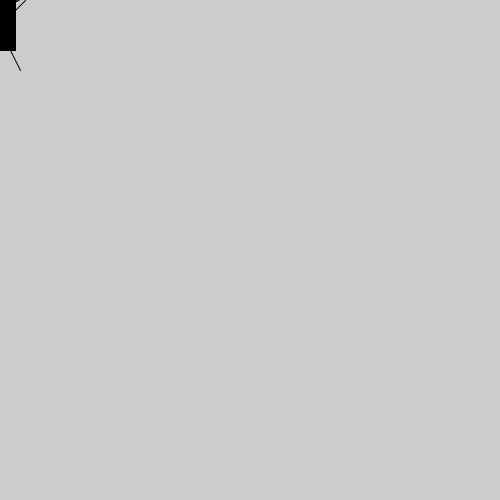
Frame 1 (no input)
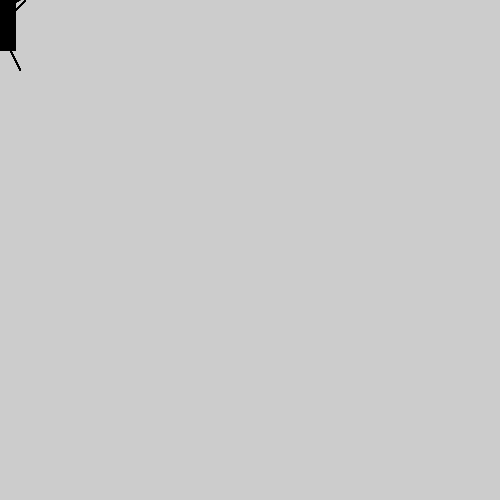
Frame 60 (the mouse pressed at the canvas centre just before this capture)
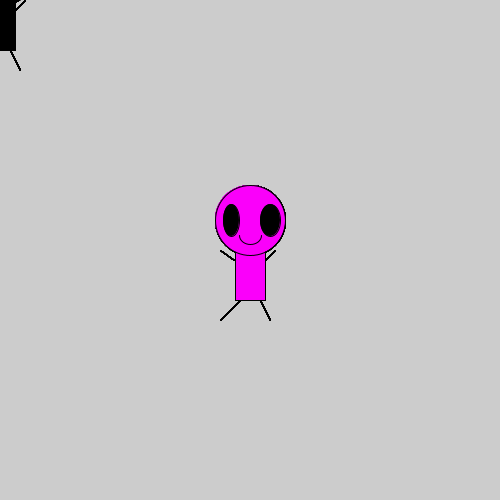
Frame 120 (the mouse held since frame 60 and released just before this capture)

The Processing sketch that drew these frames (run headless with seeded random() and noise(); from frame 60 on, the mouse is pressed at the canvas centre):

// Processing sketch: processing_52436
// ── processing_52436.pde

void setup () {
  //size of window
  size (500,500);
}
void draw () {

  //Center mode
  ellipseMode (CENTER);
  rectMode (CENTER);
  
  //body
  stroke (0);
  fill(mouseX, 0, mouseY);
  rect (mouseX, mouseY, 30, 100);
  
  //head
  stroke(0);
  fill(mouseX, 0, mouseY);
  ellipse (mouseX, mouseY-30 ,70,70);
  
  //eyes
  fill (0);
  ellipse (mouseX -19,mouseY-30,16,32);
  ellipse (mouseX+20 , mouseY-30,20,32);
  //legs
  stroke (0);
  line (mouseX-10, mouseY+50,mouseX-30,mouseY+70);
  line(mouseX+10, mouseY+50, mouseX+20 , mouseY+70);
  //arms
  stroke (0);
  line (mouseX-16, mouseY+10, mouseX-30, mouseY);
  line (mouseX+15, mouseY+10, mouseX+25, mouseY);
  //smile
  stroke (0);
  fill (mouseX, 0, mouseY);
  arc (mouseX, mouseY-15,22,18, 0, PI);




}
